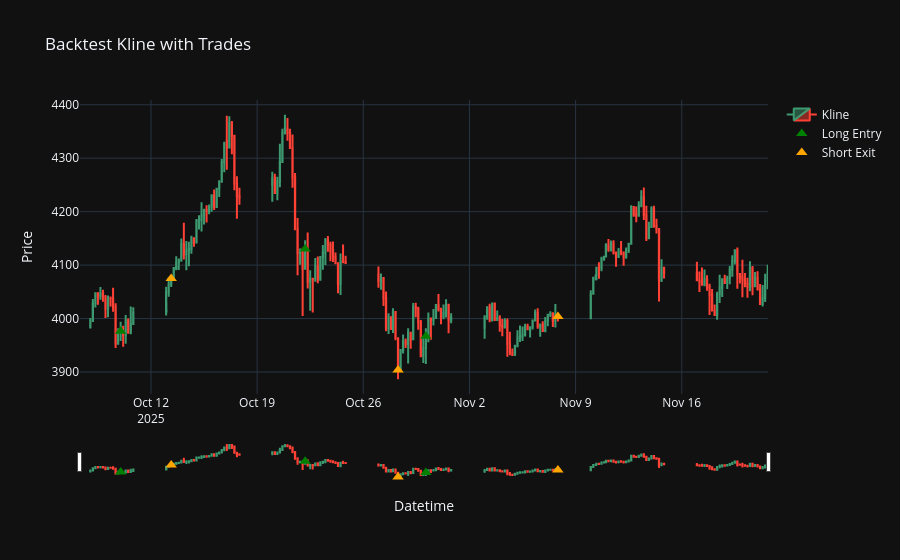

This figure's notebook cell:
### Code cell
# ===============================
# Jupyter Notebook: K线 + 交易点 + 滑动条
# ===============================

import pandas as pd
import plotly.graph_objects as go
from vnpy.trader.constant import Direction, Offset
from run_backtest import run_backtest  # 你的回测脚本

# -------------------------------
# 1️⃣ 运行回测
# -------------------------------
engine = run_backtest()       # 确保 run_backtest 返回 engine
strategy = engine.strategy

# -------------------------------
# 2️⃣ 获取长周期 BarData
# -------------------------------
bars_list = getattr(strategy, "bg_long_bars", [])
if not bars_list:
    raise RuntimeError("策略没有保存 BarData，请确保在 on_long_bar 中 append BarData")

# -------------------------------
# 3️⃣ 最近 N 根
N = 500
bars_list = bars_list[-N:]

# -------------------------------
# 4️⃣ 转 DataFrame
# -------------------------------
df = pd.DataFrame([{
    "datetime": b.datetime,
    "open": b.open_price,
    "high": b.high_price,
    "low": b.low_price,
    "close": b.close_price,
    "volume": b.volume
} for b in bars_list])

# -------------------------------
# 5️⃣ 添加交易点列
# -------------------------------
df["long_entry"] = False
df["long_exit"] = False
df["short_entry"] = False
df["short_exit"] = False

for t in engine.trades.values():
    t_dt = t.datetime
    mask = df["datetime"] <= t_dt
    if mask.any():
        idx = df[mask].index[-1]
        if t.direction == Direction.LONG and t.offset == Offset.OPEN:
            df.at[idx, "long_entry"] = True
        elif t.direction == Direction.LONG and t.offset == Offset.CLOSE:
            df.at[idx, "long_exit"] = True
        elif t.direction == Direction.SHORT and t.offset == Offset.OPEN:
            df.at[idx, "short_entry"] = True
        elif t.direction == Direction.SHORT and t.offset == Offset.CLOSE:
            df.at[idx, "short_exit"] = True

# -------------------------------
# 6️⃣ 绘制 Plotly K 线 + 交易点 + 滑动条
# -------------------------------
fig = go.Figure()

# K 线
fig.add_trace(go.Candlestick(
    x=df["datetime"],
    open=df["open"],
    high=df["high"],
    low=df["low"],
    close=df["close"],
    name="Kline"
))

# 交易点
fig.add_trace(go.Scatter(
    x=df.loc[df["long_entry"], "datetime"],
    y=df.loc[df["long_entry"], "close"],
    mode="markers",
    marker=dict(symbol="triangle-up", color="green", size=10),
    name="Long Entry"
))
fig.add_trace(go.Scatter(
    x=df.loc[df["long_exit"], "datetime"],
    y=df.loc[df["long_exit"], "close"],
    mode="markers",
    marker=dict(symbol="triangle-down", color="red", size=10),
    name="Long Exit"
))
fig.add_trace(go.Scatter(
    x=df.loc[df["short_entry"], "datetime"],
    y=df.loc[df["short_entry"], "close"],
    mode="markers",
    marker=dict(symbol="triangle-down", color="blue", size=10),
    name="Short Entry"
))
fig.add_trace(go.Scatter(
    x=df.loc[df["short_exit"], "datetime"],
    y=df.loc[df["short_exit"], "close"],
    mode="markers",
    marker=dict(symbol="triangle-up", color="orange", size=10),
    name="Short Exit"
))

# -------------------------------
# 7️⃣ 布局设置
# -------------------------------
fig.update_layout(
    title="Backtest Kline with Trades",
    xaxis_title="Datetime",
    yaxis_title="Price",
    xaxis_rangeslider_visible=True,   # 显示滑动条
    xaxis_rangeslider_thickness=0.1, # 调整滑动条厚度
    template="plotly_dark"
)

# -------------------------------
# 8️⃣ 显示
# -------------------------------
fig.show()

### Figure 1 — Plotly figure (JSON) as saved in the notebook; plotly's stock layout.template omitted (floating-point values rounded to 4 significant figures; data arrays with more than 128 entries replaced by an {"elided": "..."} marker saying what was removed)
{"data": [{"close": {"elided": "200 float values"}, "high": {"elided": "200 float values"}, "low": {"elided": "200 float values"}, "name": "Kline", "open": {"elided": "200 float values"}, "type": "candlestick", "x": {"elided": "200 str values"}}, {"marker": {"color": "green", "size": 10, "symbol": "triangle-up"}, "mode": "markers", "name": "Long Entry", "type": "scatter", "x": ["2025-10-10T00:00:00", "2025-10-22T04:00:00", "2025-10-30T03:00:00"], "y": [3976.0, 4130.0, 3967.0]}, {"marker": {"color": "red", "size": 10, "symbol": "triangle-down"}, "mode": "markers", "name": "Long Exit", "type": "scatter", "x": [], "y": []}, {"marker": {"color": "blue", "size": 10, "symbol": "triangle-down"}, "mode": "markers", "name": "Short Entry", "type": "scatter", "x": [], "y": []}, {"marker": {"color": "orange", "size": 10, "symbol": "triangle-up"}, "mode": "markers", "name": "Short Exit", "type": "scatter", "x": ["2025-10-13T08:00:00", "2025-10-28T07:00:00", "2025-11-07T20:00:00"], "y": [4075.0, 3904.0, 4004.0]}], "layout": {"title": {"text": "Backtest Kline with Trades"}, "xaxis": {"rangeslider": {"thickness": 0.1, "visible": true}, "title": {"text": "Datetime"}}, "yaxis": {"title": {"text": "Price"}}}}
